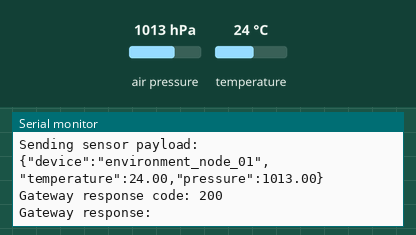
Recording of a sketch running on a simulated ESP32. Parts: the last lines printed to the serial monitor. The test bench sets the inputs (shaded band); at power-on: air pressure 1013 hPa, temperature 24 °C. WiFi joins after 1.5 s; servers stay silent unless stated; uploads are accepted with an empty reply; not simulated (calls return 0 or success): secrets.h.

Above: at 4.9 s.
5.0 s: air pressure set to 952 hPa
12.5 s: temperature set to 12 °C
At 13.92 s:
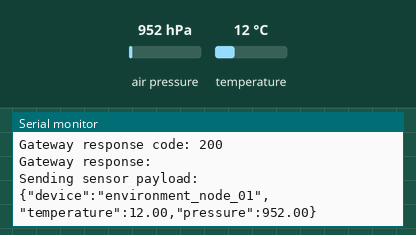
20.0 s: air pressure set to 975 hPa
At 24.5 s:
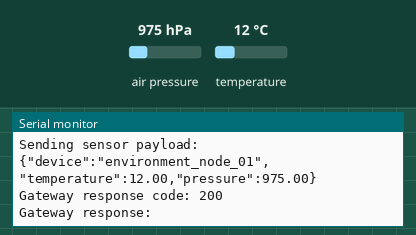

The sketch:

node1___bmp280_and_wifi.ino
```cpp
#include <WiFi.h>
#include <HTTPClient.h>
#include <Wire.h>
#include <Adafruit_BMP280.h>
#include "secrets.h"

// --------------------------------------------------
// Network configuration
// --------------------------------------------------

// Raspberry Pi FastAPI endpoint
const char* GATEWAY_URL = GATEWAY_BASE_URL "/sensor";

// --------------------------------------------------
// Sensor configuration
// --------------------------------------------------

const char* DEVICE_NAME = "environment_node_01";

const uint8_t BMP280_I2C_ADDRESS = 0x76;
const int SDA_PIN = 21;
const int SCL_PIN = 22;

Adafruit_BMP280 bmp;

// Send one reading every 10 seconds
const unsigned long SEND_INTERVAL_MS = 10000;
unsigned long lastSendTime = 0;

// --------------------------------------------------
// Wi-Fi diagnostics
// --------------------------------------------------

void onWiFiDisconnect(WiFiEvent_t event, WiFiEventInfo_t info) {
  Serial.println();
  Serial.println("Wi-Fi disconnected");

  Serial.print("Disconnect reason: ");
  Serial.println(info.wifi_sta_disconnected.reason);
}

// --------------------------------------------------
// Connect to Wi-Fi
// --------------------------------------------------

bool connectToWiFi() {
  if (WiFi.status() == WL_CONNECTED) {
    return true;
  }

  Serial.println();
  Serial.print("Connecting to Wi-Fi: ");
  Serial.println(WIFI_SSID);

  WiFi.mode(WIFI_STA);
  WiFi.begin(WIFI_SSID, WIFI_PASSWORD);

  unsigned long connectionStart = millis();
  const unsigned long connectionTimeout = 30000;

  while (
    WiFi.status() != WL_CONNECTED &&
    millis() - connectionStart < connectionTimeout
  ) {
    Serial.print(".");
    delay(500);
  }

  Serial.println();

  if (WiFi.status() == WL_CONNECTED) {
    Serial.println("Wi-Fi connected");

    Serial.print("ESP32 IP address: ");
    Serial.println(WiFi.localIP());

    Serial.print("Gateway address: ");
    Serial.println(WiFi.gatewayIP());

    Serial.print("Signal strength: ");
    Serial.print(WiFi.RSSI());
    Serial.println(" dBm");

    return true;
  }

  Serial.println("Wi-Fi connection failed");
  return false;
}

// --------------------------------------------------
// Read BMP280 and POST JSON to Raspberry Pi
// --------------------------------------------------

void sendSensorReading() {
  if (WiFi.status() != WL_CONNECTED) {
    Serial.println("Cannot send: Wi-Fi is disconnected");
    return;
  }

  float temperature = bmp.readTemperature();

  // BMP280 returns pressure in Pascals.
  // Divide by 100 to convert to hectopascals.
  float pressure = bmp.readPressure() / 100.0F;

  if (isnan(temperature) || isnan(pressure)) {
    Serial.println("BMP280 returned an invalid reading");
    return;
  }

  char jsonPayload[180];

  snprintf(
    jsonPayload,
    sizeof(jsonPayload),
    "{\"device\":\"%s\",\"temperature\":%.2f,\"pressure\":%.2f}",
    DEVICE_NAME,
    temperature,
    pressure
  );

  Serial.println();
  Serial.println("Sending sensor payload:");
  Serial.println(jsonPayload);

  WiFiClient client;
  HTTPClient http;

  http.setConnectTimeout(5000);
  http.setTimeout(5000);

  if (!http.begin(client, GATEWAY_URL)) {
    Serial.println("Failed to initialise HTTP connection");
    return;
  }

  http.addHeader("Content-Type", "application/json");

  int responseCode = http.POST(
    reinterpret_cast<uint8_t*>(jsonPayload),
    strlen(jsonPayload)
  );

  Serial.print("Gateway response code: ");
  Serial.println(responseCode);

  if (responseCode > 0) {
    String responseBody = http.getString();

    Serial.println("Gateway response:");
    Serial.println(responseBody);
  } else {
    Serial.print("HTTP request failed: ");
    Serial.println(http.errorToString(responseCode));
  }

  http.end();
}

// --------------------------------------------------
// Setup
// --------------------------------------------------

void setup() {
  Serial.begin(115200);
  delay(2000);

  Serial.println();
  Serial.println("=================================");
  Serial.println("Sovereign Edge Environment Node");
  Serial.println("=================================");

  // Start I2C on the ESP32's standard pins
  Wire.begin(SDA_PIN, SCL_PIN);

  Serial.println("Starting BMP280...");

  if (!bmp.begin(BMP280_I2C_ADDRESS)) {
    Serial.println("BMP280 not found at address 0x76");
    Serial.println("Check the sensor wiring.");

    while (true) {
      delay(1000);
    }
  }

  if (!bmp.begin(BMP280_I2C_ADDRESS)) {
  Serial.println("BMP280 not found at address 0x76");
  Serial.println("Check the sensor wiring.");

  while (true) {
    delay(1000);
  }
}

  Serial.println("BMP280 detected");

  WiFi.onEvent(
    onWiFiDisconnect,
    WiFiEvent_t::ARDUINO_EVENT_WIFI_STA_DISCONNECTED
  );

  WiFi.setAutoReconnect(true);

  connectToWiFi();

  // Send the first reading immediately
  if (WiFi.status() == WL_CONNECTED) {
    sendSensorReading();
    lastSendTime = millis();
  }
}

// --------------------------------------------------
// Main loop
// --------------------------------------------------

void loop() {
  if (WiFi.status() != WL_CONNECTED) {
    connectToWiFi();

    // Avoid repeatedly hammering the router
    if (WiFi.status() != WL_CONNECTED) {
      delay(5000);
      return;
    }
  }

  unsigned long currentTime = millis();

  if (currentTime - lastSendTime >= SEND_INTERVAL_MS) {
    lastSendTime = currentTime;
    sendSensorReading();
  }

  delay(50);
}
```

Measured:
- after the input at 12.5 s, the serial monitor: prints a new line after 1.3 s (image 1)
- after the input at 20.0 s, the serial monitor: prints a new line after 3.8 s (image 2)
